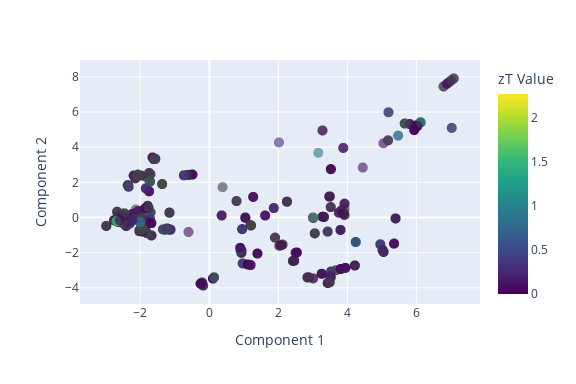

Here is the notebook cell this chart was saved with:
### Markdown cell above
What material each data point refers to can be seen by [Plotly](https://plotly.com/python/).

### Code cell
import plotly.express as px

# Add the zT column and composition column from the original DataFrame for coloring and hover info
plot_df = pd.DataFrame(reduced_data, columns=['Component 1', 'Component 2'])
plot_df['zT'] = df['zT'].values
plot_df['composition'] = df['composition'].values  # Assuming this is the column with chemical formulas

# Create an interactive scatter plot using Plotly
fig = px.scatter(
    plot_df,
    x='Component 1',
    y='Component 2',
    color='zT',
    color_continuous_scale='Viridis',
    opacity=0.6,
    hover_name='composition',  # Show chemical formula on hover
    hover_data={'Component 1': ':.2f', 'Component 2': ':.2f', 'zT': ':.2f'},  # Additional hover data
    labels={'zT': 'zT Value'}
)

fig.update_traces(marker=dict(size=10))  # Adjust the size value as needed

fig.update_layout(
    width=6*96,  # 6 inches converted to pixels
    height=4*96  # 4 inches converted to pixels
)

# Show the interactive plot
fig.show()

### Figure 1 — Plotly figure (JSON) as saved in the notebook; plotly's stock layout.template omitted (floating-point values rounded to 4 significant figures; data arrays with more than 128 entries replaced by an {"elided": "..."} marker saying what was removed)
{"data": [{"customdata": {"elided": "1093x1 float values"}, "hovertemplate": "<b>%{hovertext}</b><br><br>Component 1=%{x:.2f}<br>Component 2=%{y:.2f}<br>zT Value=%{marker.color:.2f}<extra></extra>", "hovertext": {"elided": "1093 str values"}, "legendgroup": "", "marker": {"color": {"elided": "1093 float values"}, "coloraxis": "coloraxis", "opacity": 0.6, "size": 10, "symbol": "circle"}, "mode": "markers", "name": "", "showlegend": false, "type": "scattergl", "x": {"elided": "1093 float values"}, "xaxis": "x", "y": {"elided": "1093 float values"}, "yaxis": "y"}], "layout": {"coloraxis": {"colorbar": {"title": {"text": "zT Value"}}, "colorscale": [[0, "#440154"], [0.1111, "#482878"], [0.2222, "#3e4989"], [0.3333, "#31688e"], [0.4444, "#26828e"], [0.5556, "#1f9e89"], [0.6667, "#35b779"], [0.7778, "#6ece58"], [0.8889, "#b5de2b"], [1, "#fde725"]]}, "height": 384, "legend": {"tracegroupgap": 0}, "margin": {"t": 60}, "width": 576, "xaxis": {"anchor": "y", "domain": [0, 1], "title": {"text": "Component 1"}}, "yaxis": {"anchor": "x", "domain": [0, 1], "title": {"text": "Component 2"}}}}
